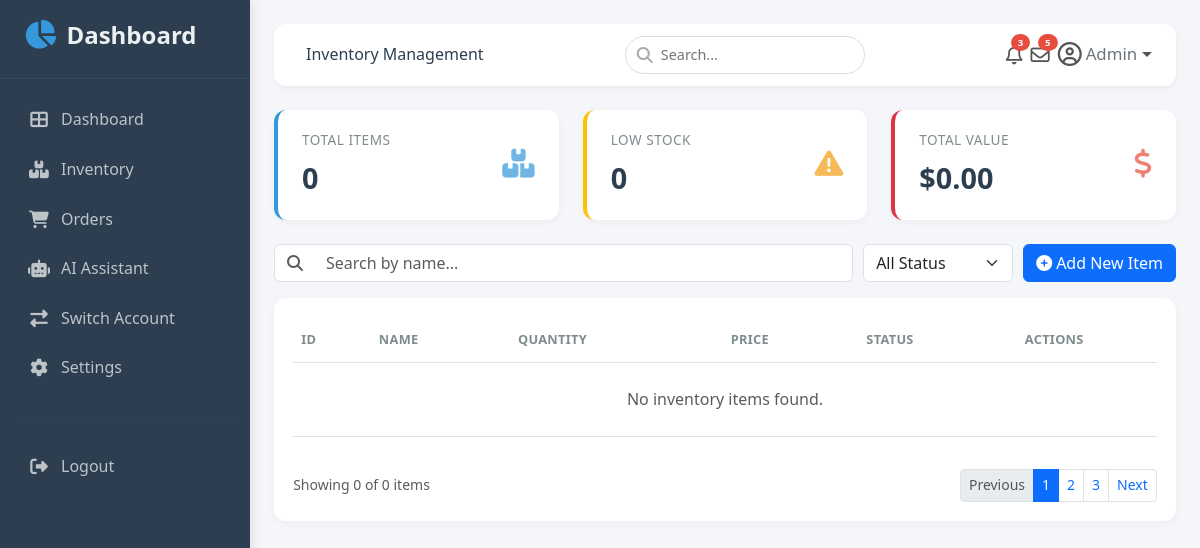
The page /Machines (signed in) on the database as committed earlier.
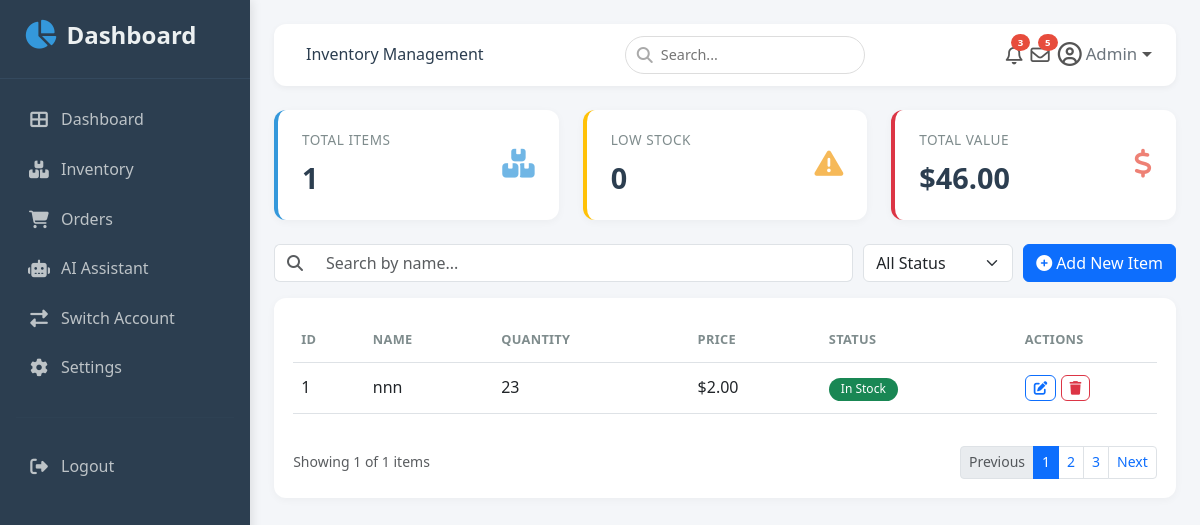
The same page on the database as committed later.
### app.py (models this page shows)
class Data(db.Model):
    id            = db.Column(db.Integer, primary_key=True)
    name = db.Column(db.String(100), nullable=False)
    price = db.Column(db.Integer, nullable=False)
    quantity = db.Column(db.Integer, nullable=False)
    user_id = db.Column(db.Integer, db.ForeignKey('user.id'), nullable=False)

### app.py (the view, shortened to what this page needs)
@app.route('/Machines', methods=["GET", "POST"])
@login_required
def Machines():
    user = User.query.filter_by(username=current_user.username).first()
    if not user:  # Still handle the case where a user isn't found
        user = User(username=current_user.username, password_hash=generate_password_hash('password')) # Re-establish if no initial user
        db.session.add(user)
        db.session.commit()
    per_page = 4  # Number of items per page
    total_items = Data.query.count()
    total_pages = (total_items + per_page - 1) // per_page
    low_stock = Data.query.filter(Data.quantity < 10).count()
    result = db.session.query(func.sum(Data.quantity * Data.price)).scalar()
    total_value = result if result is not None else 0.0
    '''page = request.args.get('page', 1, type=int)'''  # Corrected this line
    inventory = Data.query.filter_by(user_id=user.id).all()
    db.session.commit()
    return render_template('Machines.html', inventory=inventory, total_items=total_items, low_stock=low_stock, total_value=total_value)

### app.py (called while the page is built)
@login_manager.user_loader
def load_user(user_id):
    return User.query.get(int(user_id))

### templates/Machines.html (shortened to what this page needs)
{% extends "base.html" %}
{% block page_title %}Inventory Management{% endblock %}
{% block content %}
<div class="row g-4 mb-4">
  <div class="col-md-4 col-6">
    <div class="stat-card">
      <div class="d-flex justify-content-between align-items-center">
        <div>
          <p class="stat-label">Total Items</p>
          <p class="stat-number">{{ total_items|default(0) }}</p>
        </div>
        <i class="fas fa-boxes stat-icon"></i>
      </div>
    </div>
  </div>
  <div class="col-md-4 col-6">
    <div class="stat-card border-warning">
      <div class="d-flex justify-content-between align-items-center">
        <div>
          <p class="stat-label">Low Stock</p>
          <p class="stat-number">{{ low_stock|default(0) }}</p>
        </div>
        <i class="fas fa-exclamation-triangle stat-icon warning"></i>
      </div>
    </div>
  </div>
  <div class="col-md-4 col-6">
    <div class="stat-card border-danger">
      <div class="d-flex justify-content-between align-items-center">
        <div>
          <p class="stat-label">Total Value</p>
          <p class="stat-number">${{ "%.2f"|format(total_value|default(0)) }}</p>
        </div>
        <i class="fas fa-dollar-sign stat-icon danger"></i>
      </div>
    </div>
  </div>
</div>
<div class="search-filter-bar">
  <div class="search-input">
    <div class="input-group">
      <span class="input-group-text bg-white border-end-0"><i class="fas fa-search text-muted"></i></span>
      <input type="text" class="form-control border-start-0" placeholder="Search by name..." id="tableSearch">
    </div>
  </div>
  <div class="filter-select">
    <select class="form-select" id="statusFilter">
      <option value="">All Status</option>
    </select>
  </div>
  <div class="ms-auto">
    <button class="btn btn-primary" data-bs-toggle="modal" data-bs-target="#addItemModal">
      <i class="fas fa-plus-circle me-1"></i>Add New Item
    </button>
  </div>
</div>
<div class="table-container">
  <div class="table-responsive">
    <table class="table table-hover align-middle" id="inventoryTable">
      <thead>
        <tr>
          <th>ID</th>
          <th>Name</th>
          <th>Quantity</th>
          <th>Price</th>
          <th>Status</th>
          <th style="width: 140px;">Actions</th>
        </tr>
      </thead>
      <tbody id="inventoryTableBody">
        {% for item in inventory %}
        <tr>
          <td>{{ item.id }}</td>
          <td>{{ item.name }}</td>
          <td>{{ item.quantity }}</td>
          <td>${{ "%.2f"|format(item.price) }}</td>
          <td>
            {% if item.quantity <= 0 %}
              <span class="badge badge-stock bg-danger">Out of Stock</span>
            {% elif item.quantity < 5 %}
              <span class="badge badge-stock bg-warning text-dark">Low Stock</span>
            {% else %}
              <span class="badge badge-stock bg-success">In Stock</span>
            {% endif %}
          </td>
          <td>
            <button class="btn btn-sm btn-outline-primary action-btn edit-btn" data-id="{{ item.id }}" data-name="{{ item.name }}" data-quantity="{{ item.quantity }}" data-price="{{ item.price }}" data-status="{% if item.quantity <= 0 %}Out of Stock{% elif item.quantity < 5 %}Low Stock{% else %}In Stock{% endif %}">
              <i class="fas fa-edit"></i>
            </button>
            <form action="{{ url_for('delete_record', id=item.id) }}" method="POST" style="display:inline;" onsubmit="return confirm('Are you sure you want to delete {{ item.name }}?');">
              <button type="submit" class="btn btn-sm btn-outline-danger action-btn">
                <i class="fas fa-trash"></i>
              </button>
            </form>
          </td>
        </tr>
        {% else %}
        <tr>
          <td colspan="6" class="text-center py-4 text-muted">No inventory items found.</td>
        </tr>
        {% endfor %}
      </tbody>
    </table>
  </div>
  <div class="pagination-bar">
    <div class="text-muted small">
      Showing {{ inventory|length if inventory else 0 }} of {{ total_items|default(0) }} items
    </div>
    <nav>
      <ul class="pagination pagination-sm">
        <li class="page-item disabled"><a class="page-link" href="#">Previous</a></li>
        <li class="page-item active"><a class="page-link" href="#">1</a></li>
        <li class="page-item"><a class="page-link" href="#">2</a></li>
        <li class="page-item"><a class="page-link" href="#">3</a></li>
        <li class="page-item"><a class="page-link" href="#">Next</a></li>
      </ul>
    </nav>
  </div>
</div>
{% endblock %}

### templates/base.html (shortened to what this page needs)
<!DOCTYPE html>
<html lang="en">
<head>
  <link href="https://cdn.jsdelivr.net/npm/bootstrap@5.3.0/dist/css/bootstrap.min.css" rel="stylesheet">
  <link rel="stylesheet" href="https://cdnjs.cloudflare.com/ajax/libs/font-awesome/6.4.0/css/all.min.css">
  <link rel="stylesheet" href="{{ url_for('static', filename='style.css') }}">
</head>
<body>
  <nav class="sidebar" id="sidebar">
    <div class="brand">
      <i class="fas fa-chart-pie"></i> Dashboard
    </div>
    <ul class="nav flex-column">
      <li class="nav-item">
        <a class="nav-link {% if request.endpoint == 'dashboard' %}active{% endif %}"
           href="{{ url_for('dashboard') }}">
          <i class="fas fa-th-large"></i> Dashboard
        </a>
      </li>
      <li class="nav-item">
        <a class="nav-link {% if request.endpoint == 'inventory' %}active{% endif %}"
           href="{{ url_for('Machines') }}">
          <i class="fas fa-boxes"></i> Inventory
        </a>
      </li>
      <li class="nav-item">
        <a class="nav-link {% if request.endpoint == 'orders' %}active{% endif %}"
           href="{{ url_for('orders') }}">
          <i class="fas fa-shopping-cart"></i> Orders
        </a>
      </li>
      <li class="nav-item">
        <a class="nav-link {% if request.endpoint == 'assistant' %}active{% endif %}"
           href="{{ url_for('Ai_assistant') }}">
          <i class="fas fa-robot"></i> AI Assistant
        </a>
      </li>
      <li class="nav-item">
        <a class="nav-link {% if request.endpoint == 'switch_user' %}active{% endif %}"
           href="{{ url_for('switch_user') }}">
          <i class="fas fa-exchange-alt"></i> Switch Account
        </a>
      </li>
      <li class="nav-item">
        <a class="nav-link" href="#"><i class="fas fa-cog"></i> Settings</a>
      </li>
    </ul>
    <hr style="border-color:#34495e; margin: 1.5rem 1rem;">
    <ul class="nav flex-column">
      <li class="nav-item">
        <a class="nav-link" href="{{ url_for('logout') }}"><i class="fas fa-sign-out-alt"></i> Logout</a>
      </li>
    </ul>
  </nav>
  <div class="main-content">
    <div class="top-navbar">
      <div>
        <span class="ms-2 d-none d-sm-inline">{% block page_title %}Dashboard{% endblock %}</span>
      </div>
      <div class="search-box d-none d-md-block">
        <i class="fas fa-search"></i>
        <input type="text" placeholder="Search...">
      </div>
      <div class="nav-icons">
        <a href="#" class="text-decoration-none position-relative">
          <i class="far fa-bell"></i>
          <span class="badge">3</span>
        </a>
        <a href="#" class="text-decoration-none position-relative">
          <i class="far fa-envelope"></i>
          <span class="badge">5</span>
        </a>
        <div class="dropdown">
          <a href="#" class="text-decoration-none dropdown-toggle d-flex align-items-center"
             id="userDropdown" role="button" data-bs-toggle="dropdown" aria-expanded="false">
            <i class="far fa-user-circle fa-lg"></i>
            <span class="ms-1 d-none d-md-inline small text-secondary">
              {{ current_user_name|default('Admin') }}
            </span>
          </a>
        </div>
      </div>
    </div>
    {% block content %}{% endblock %}
</body>
</html>

### static/style.css (style rules this page uses)
* { margin: 0; padding: 0; box-sizing: border-box; }
body { background-color: #f4f6f9; font-family: 'Segoe UI', Tahoma, Geneva, Verdana, sans-serif; color: #2c3e50; line-height: 1.6; }
a { text-decoration: none; color: inherit; }
.sidebar { position: fixed; top: 0; left: 0; height: 100vh; width: 250px; background-color: #2c3e50; color: #ecf0f1; transition: transform 0.3s ease; z-index: 1050; padding: 1rem 0; overflow-y: auto; box-shadow: 2px 0 10px rgba(0, 0, 0, 0.1); }
.sidebar .brand { font-size: 1.5rem; font-weight: 600; padding: 0 1.5rem 1.5rem 1.5rem; border-bottom: 1px solid #34495e; margin-bottom: 1rem; display: flex; align-items: center; gap: 10px; }
.sidebar .brand i { color: #3498db; font-size: 1.8rem; }
.sidebar .nav-link { color: #bdc3c7; padding: 0.75rem 1.5rem; border-left: 3px solid transparent; transition: all 0.2s ease; display: flex; align-items: center; gap: 10px; }
.sidebar .nav-link i { width: 24px; text-align: center; font-size: 1.1rem; }
.sidebar hr { border-color: #34495e; margin: 1.5rem 1rem; }
.main-content { margin-left: 250px; padding: 1.5rem; min-height: 100vh; transition: margin-left 0.3s ease; }
.top-navbar { background: #fff; border-radius: 12px; padding: 0.75rem 1.5rem; box-shadow: 0 2px 6px rgba(0, 0, 0, 0.05); margin-bottom: 1.5rem; display: flex; align-items: center; justify-content: space-between; }
.top-navbar .search-box { position: relative; }
.top-navbar .search-box input { border-radius: 30px; border: 1px solid #ddd; padding: 0.4rem 1rem 0.4rem 2.2rem; font-size: 0.9rem; width: 240px; transition: border 0.2s ease; }
.top-navbar .search-box i { position: absolute; left: 12px; top: 50%; transform: translateY(-50%); color: #aaa; }
.nav-icons { display: flex; align-items: center; gap: 0.5rem; }
.nav-icons a { color: #555; font-size: 1.2rem; position: relative; transition: color 0.2s ease; }
.nav-icons a .badge { position: absolute; top: -6px; right: -8px; font-size: 0.6rem; padding: 0.25rem 0.45rem; background: #e74c3c; color: #fff; border-radius: 50%; }
.stat-card { background: #fff; border-radius: 12px; padding: 1.2rem 1.5rem; box-shadow: 0 2px 8px rgba(0, 0, 0, 0.04); border-left: 4px solid #3498db; height: 100%; transition: all 0.3s ease; }
.stat-card .stat-icon { font-size: 1.8rem; color: #3498db; opacity: 0.7; }
.stat-card .stat-number { font-size: 1.8rem; font-weight: 600; margin-bottom: 0; }
.stat-card .stat-label { color: #7f8c8d; font-size: 0.85rem; text-transform: uppercase; letter-spacing: 0.5px; margin-bottom: 0.25rem; }
.stat-card.border-warning { border-left-color: #f39c12; }
.stat-card.border-danger { border-left-color: #e74c3c; }
.stat-card .stat-icon.warning { color: #f39c12; }
.stat-card .stat-icon.danger { color: #e74c3c; }
.search-filter-bar { display: flex; flex-wrap: wrap; gap: 10px; align-items: center; margin-bottom: 1rem; }
.search-filter-bar .search-input { flex: 1 1 250px; }
.search-filter-bar .filter-select { flex: 0 1 150px; }
.table-container { background: #fff; border-radius: 12px; padding: 1.2rem; box-shadow: 0 2px 8px rgba(0, 0, 0, 0.04); }
.table-container .table th { border-top: none; color: #7f8c8d; font-weight: 600; font-size: 0.8rem; text-transform: uppercase; letter-spacing: 0.3px; padding: 0.75rem 0.5rem; }
.table-container .table td { vertical-align: middle; padding: 0.75rem 0.5rem; }
.badge-stock, .badge-status { font-weight: 500; padding: 0.35rem 0.75rem; border-radius: 30px; }
.action-btn { padding: 0.15rem 0.5rem; font-size: 0.8rem; border-radius: 6px; transition: all 0.2s ease; }
.action-btn .fas { font-size: 0.85rem; }
.pagination-bar { display: flex; justify-content: space-between; align-items: center; margin-top: 1rem; flex-wrap: wrap; gap: 0.5rem; }
.pagination-bar .pagination { margin: 0; }

Rows that differ between the two databases and show on the page:
added Data: id "1", name "nnn", quantity "23", price "2.00", shows "In Stock"
Other text that changed with them:
{{ total_items|default(0) }}: "0" → "1"
{{ "%.2f"|format(total_value|default(0)) }}: "0.00" → "46.00"
{{ inventory|length if inventory else 0 }}: "0" → "1"
text no longer shown: "No inventory items found."
